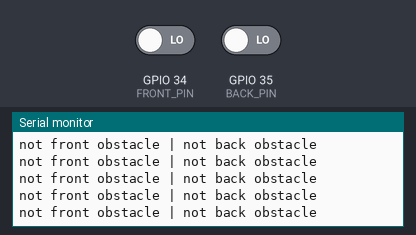
A sketch run on a simulated ESP32. Shown: the last lines printed to the serial monitor. The inputs (shaded band) are chosen by the test bench; at power-on: GPIO 34 (FRONT_PIN) LOW, GPIO 35 (BACK_PIN) LOW.

Above: at 1.2 s.
1.3 s: GPIO 34 (FRONT_PIN) driven HIGH
At 1.31 s:
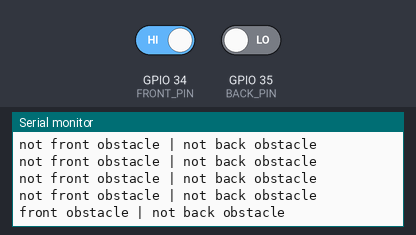
3.2 s: GPIO 35 (BACK_PIN) driven HIGH
At 3.21 s:
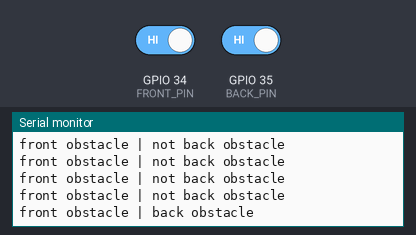
5.1 s: GPIO 34 (FRONT_PIN) driven LOW
At 5.12 s:
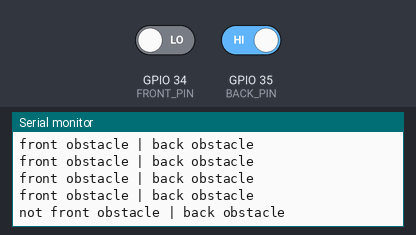

The sketch:

IRsensor-code.ino
```cpp
#define FRONT_PIN 34
#define BACK_PIN 35

void setup() {
  Serial.begin(9600);
  pinMode(FRONT_PIN, INPUT);
  pinMode(BACK_PIN, INPUT);
}

void loop() {
  int front = digitalRead(FRONT_PIN);
  int back = digitalRead(BACK_PIN);

  if (front == 1)
    Serial.print("front obstacle | ");
  else
    Serial.print("not front obstacle | ");
  if (back == 1)
    Serial.println("back obstacle");
  else
    Serial.println("not back obstacle");
  delay(100);
}
```

Measured:
- after the input at 1.3 s, the serial monitor: prints a new line at once (image 1)
- after the input at 3.2 s, the serial monitor: prints a new line at once (image 2)
- after the input at 5.1 s, the serial monitor: prints a new line at once (image 3)
